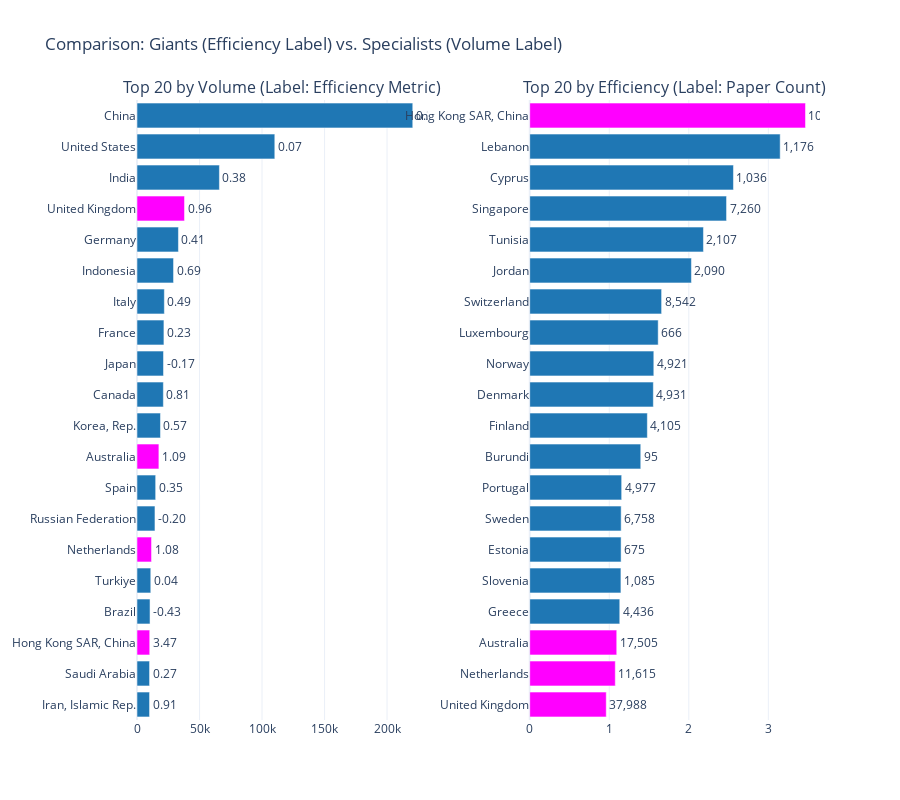

The code cell stored with this chart in its notebook:
### Code cell
import plotly.graph_objects as go
from plotly.subplots import make_subplots

# 1. Prepare the Data
# Top 20 by Volume
top_vol = data_api_topics.sort_values(by='AI_paper_count', ascending=False).head(20)
top_vol = top_vol.sort_values(by='AI_paper_count', ascending=True)

# Top 20 by Metric
top_eff = data_api_topics.sort_values(by='research_metric_AI', ascending=False).head(20)
top_eff = top_eff.sort_values(by='research_metric_AI', ascending=True)

# 2. Identify Overlaps
overlap_countries = set(top_vol['Country']).intersection(set(top_eff['Country']))
def get_color(country):
    return '#FF00FF' if country in overlap_countries else '#1f77b4'

# 3. Create Subplots
fig = make_subplots(
    rows=1, cols=2,
    subplot_titles=("Top 20 by Volume (Label: Efficiency Metric)", "Top 20 by Efficiency (Label: Paper Count)"),
    horizontal_spacing=0.15
)

# --- LEFT CHART (Volume) ---
fig.add_trace(
    go.Bar(
        x=top_vol['AI_paper_count'],
        y=top_vol['Country'],
        orientation='h',
        marker_color=[get_color(c) for c in top_vol['Country']],
        
        # Label is the METRIC, positioned OUTSIDE
        text=top_vol['research_metric_AI'],
        texttemplate='%{text:.2f}', 
        textposition='outside',
        name="Volume Bar",
        hovertemplate="<b>%{y}</b><br>Volume: %{x:,.0f}<br>Metric: %{text:.2f}<extra></extra>"
    ),
    row=1, col=1
)

# --- RIGHT CHART (Efficiency) ---
fig.add_trace(
    go.Bar(
        x=top_eff['research_metric_AI'],
        y=top_eff['Country'],
        orientation='h',
        marker_color=[get_color(c) for c in top_eff['Country']],
        
        # Label is the COUNT, positioned OUTSIDE
        text=top_eff['AI_paper_count'],
        texttemplate='%{text:,.0f}',
        textposition='outside',
        name="Efficiency Bar",
        hovertemplate="<b>%{y}</b><br>Metric: %{x:.2f}<br>Volume: %{text:,.0f}<extra></extra>"
    ),
    row=1, col=2
)

# 4. Update Layout
fig.update_layout(
    title_text="Comparison: Giants (Efficiency Label) vs. Specialists (Volume Label)",
    showlegend=False,
    template="plotly_white",
    height=800,
    # Automatically expand axes to fit the outside text
    xaxis=dict(autorange=True),
    xaxis2=dict(autorange=True)
)

fig.show()

### Figure 1 — Plotly figure (JSON) as saved in the notebook; plotly's stock layout.template omitted (floating-point values rounded to 4 significant figures)
{"data": [{"hovertemplate": "<b>%{y}</b><br>Volume: %{x:,.0f}<br>Metric: %{text:.2f}<extra></extra>", "marker": {"color": ["#1f77b4", "#1f77b4", "#FF00FF", "#1f77b4", "#1f77b4", "#FF00FF", "#1f77b4", "#1f77b4", "#FF00FF", "#1f77b4", "#1f77b4", "#1f77b4", "#1f77b4", "#1f77b4", "#1f77b4", "#1f77b4", "#FF00FF", "#1f77b4", "#1f77b4", "#1f77b4"]}, "name": "Volume Bar", "orientation": "h", "text": [0.9108, 0.2726, 3.467, -0.4297, 0.03812, 1.076, -0.1976, 0.3524, 1.094, 0.5655, 0.8107, -0.1749, 0.2342, 0.4918, 0.6852, 0.4072, 0.9622, 0.3761, 0.07021, 0.2262], "textposition": "outside", "texttemplate": "%{text:.2f}", "type": "bar", "x": [10034, 10047, 10172, 10420, 11025, 11615, 14366, 14926, 17505, 18770, 21091, 21195, 21534, 21877, 29222, 33137, 37988, 65903, 110214, 220554], "xaxis": "x", "y": ["Iran, Islamic Rep.", "Saudi Arabia", "Hong Kong SAR, China", "Brazil", "Turkiye", "Netherlands", "Russian Federation", "Spain", "Australia", "Korea, Rep.", "Canada", "Japan", "France", "Italy", "Indonesia", "Germany", "United Kingdom", "India", "United States", "China"], "yaxis": "y"}, {"hovertemplate": "<b>%{y}</b><br>Metric: %{x:.2f}<br>Volume: %{text:,.0f}<extra></extra>", "marker": {"color": ["#FF00FF", "#FF00FF", "#FF00FF", "#1f77b4", "#1f77b4", "#1f77b4", "#1f77b4", "#1f77b4", "#1f77b4", "#1f77b4", "#1f77b4", "#1f77b4", "#1f77b4", "#1f77b4", "#1f77b4", "#1f77b4", "#1f77b4", "#1f77b4", "#1f77b4", "#FF00FF"]}, "name": "Efficiency Bar", "orientation": "h", "text": [37990.0, 11620.0, 17500.0, 4436.0, 1085.0, 675.0, 6758.0, 4977.0, 95.0, 4105.0, 4931.0, 4921.0, 666.0, 8542.0, 2090.0, 2107.0, 7260.0, 1036.0, 1176.0, 10170.0], "textposition": "outside", "texttemplate": "%{text:,.0f}", "type": "bar", "x": [0.9622, 1.076, 1.094, 1.132, 1.146, 1.149, 1.149, 1.156, 1.396, 1.479, 1.554, 1.56, 1.615, 1.658, 2.033, 2.184, 2.474, 2.561, 3.149, 3.467], "xaxis": "x2", "y": ["United Kingdom", "Netherlands", "Australia", "Greece", "Slovenia", "Estonia", "Sweden", "Portugal", "Burundi", "Finland", "Denmark", "Norway", "Luxembourg", "Switzerland", "Jordan", "Tunisia", "Singapore", "Cyprus", "Lebanon", "Hong Kong SAR, China"], "yaxis": "y2"}], "layout": {"annotations": [{"font": {"size": 16}, "showarrow": false, "text": "Top 20 by Volume (Label: Efficiency Metric)", "x": 0.2125, "xanchor": "center", "xref": "paper", "y": 1, "yanchor": "bottom", "yref": "paper"}, {"font": {"size": 16}, "showarrow": false, "text": "Top 20 by Efficiency (Label: Paper Count)", "x": 0.7875, "xanchor": "center", "xref": "paper", "y": 1, "yanchor": "bottom", "yref": "paper"}], "height": 800, "showlegend": false, "title": {"text": "Comparison: Giants (Efficiency Label) vs. Specialists (Volume Label)"}, "xaxis": {"anchor": "y", "autorange": true, "domain": [0, 0.425]}, "xaxis2": {"anchor": "y2", "autorange": true, "domain": [0.575, 1]}, "yaxis": {"anchor": "x", "domain": [0, 1]}, "yaxis2": {"anchor": "x2", "domain": [0, 1]}}}
